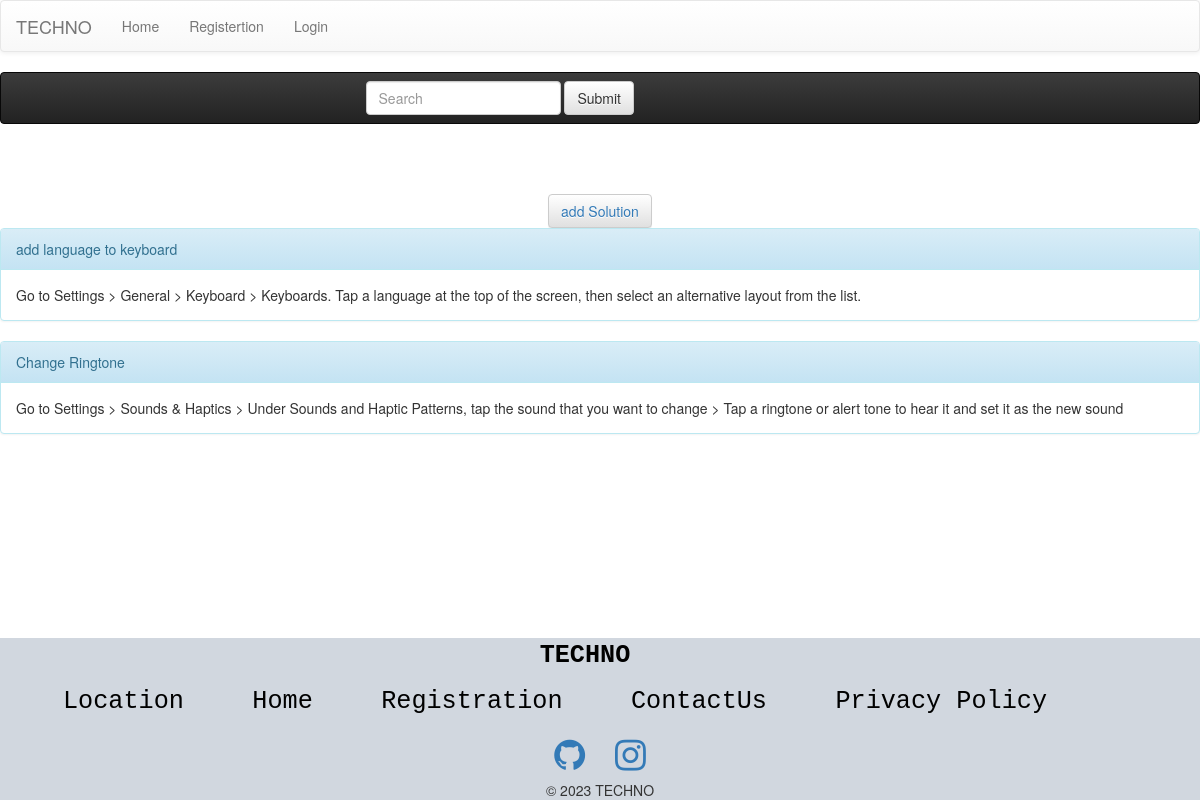
Page /IOS_Page.html on the committed database.
### model.py (models this page shows, shortened)
class Ios(db.Model):
    id = db.Column(db.Integer, primary_key=True)
    prosubios = db.Column(db.String(100), nullable=False)
    proios = db.Column(db.String(500), nullable=False)

### server.py (the view)
@app.route("/IOS_Page.html", methods=['POST','GET'])
def iospage():
    problem = Ios.query.all()
    return render_template("IOS_Page.html", problem=problem)

### forms.py
class SearchForm(FlaskForm):
    searched = StringField(label= 'Searched',validators=[DataRequired()])
    submit = SubmitField(label= 'Add solution')

### server.py (called while the page is built)
@app.context_processor
def base():
    form = SearchForm()
    return dict(form=form)

### templates/IOS_Page.html (shortened to what this page needs)
{% extends 'base.html' %}
    {% block content %}
    <nav class="navbar navbar-inverse">
        <form method="POST" action="{{url_for('search')}}" class="navbar-form navbar-right"  style="margin-right: 550px;">
            <div class="form-group">
                <input type="text" name = "searched"class="form-control" placeholder="Search">
            </div>
            <button type="submit" class="btn btn-default">Submit</button>
        </form>
    </nav>
    <center><button  class="btn btn-default" style="margin-top: 50px ;"><a href="/Add_Solution.html"> add Solution </a></button></center>
    {% for ios in problem %}
    <div class="panel panel-info ">
    <div class="panel-heading">{{ ios.prosubios }}</div>
    <div class="panel-body">{{ ios.proios }}</div>
    </div>
{% endfor %}
{% endblock content %}

### templates/base.html (shortened to what this page needs)
<!DOCTYPE html>
<html lang="en" xmlns:display="http://www.w3.org/1999/xhtml" xmlns="http://www.w3.org/1999/html">
<head>
    <link rel="stylesheet" href="{{url_for('static', filename='bootstrap/css/bootstrap.css') }}">
    <link rel="stylesheet" type="text/css" href="http://code.jquery.com/ui/1.12.0/themes/smoothness/jquery-ui.css">
    <link rel="stylesheet" href="{{url_for('static', filename='bootstrap/css/bootstrap-theme.css') }}">
    <link rel="stylesheet" href="https://cdnjs.cloudflare.com/ajax/libs/font-awesome/4.7.0/css/font-awesome.min.css">
    <nav class="navbar navbar-default">
        <div class="container-fluid">
            <div class="navbar-header">
                <a class="navbar-brand" href="">TECHNO</a>
            </div>
            <div class="collapse navbar-collapse" id="bs-example-navbar-collapse-1">
                <ul class="nav navbar-nav">
                    <li class=""><a href="/Home.html">Home </a></li>
                    {%if current_user.is_authenticated%}
                    <li><a href="Account.html">Account</a></li>
                    <li><a href="ContactUs.html">ContactUs</a></li>
                    <li><a href="{{url_for('logout')}}">Logout</a></li>
                    <li><a>Hi {{ current_user.username }}</a></li>
                    {% if current_user.id == 1 %}
                    <li><a href="admin.html">Admin</a></li>
                    {%endif%}
                    {%else%}
                    <li><a href="/Registertion.html">Registertion</a></li>
                    <li><a href="Login.html">Login</a></li>
                    {%endif%}
                </ul>
            </div>
        </div>
    </nav>
</head>
<body>
    {% block content %}
    {% endblock content%}
</body>
<footer class="footer">
    <center>
        <div class="name-footer">
            <strong><p>TECHNO</p></strong>
        </div>
        <div class="footerInfo1">
            <p><a class="footerInfo1" href="Location.html"> Location</a></p>
            <p><a  class="footerInfo1" href="Home.html"> Home</a></p>
            <p><a  class="footerInfo1" href="Registertion.html"> Registration</a></p>
            <p><a  class="footerInfo1" href="ContactUs.html"> ContactUs</a></p>
            <p><a class="footerInfo1" href="privacy.html">Privacy Policy</a></p>
        </div>
        <div>
        <a href="https://github.com/sarah32-code/capstone.git"><i class="btn btn-light fa fa-github" style="font-size:36px" ></i></a>
        <a href="https://www.instagram.com/te_chno74/"><i class="btn btn-light fa fa-instagram" style="font-size:36px" ></i></a>
        </div>
    <div>
        © 2023 TECHNO
    </div>
    </center>
</footer>
</html>

### templates/base.html (style rules this page uses)
html { height: 100%; }
body { min-height: 100%; display:flex; flex-direction:column; }
footer { position: auto; margin-top: auto; bottom: 1px; width: 100vw; background-color: #d1d7df; }
.footerInfo1 { text-align: center; color: rgb(0, 0, 0); display: inline-block; margin-right: 30px; font-family: Monospace; }
p { text-align: center; font-size: 180%; color: rgb(0, 0, 0); display: inline-block; margin-right: 30px; font-family: Monospace; }

### rows in the picture
Ios: prosubios "add language to keyboard", proios "Go to Settings > General > Keyboard > Keyboards. Tap a language at the top of the screen, then select an alternative layout from the list."
Ios: prosubios "Change Ringtone", proios "Go to Settings > Sounds & Haptics > Under Sounds and Haptic Patterns, tap the sound that you want to change > Tap a ringtone or alert tone to hear it and set it as the new sound"
